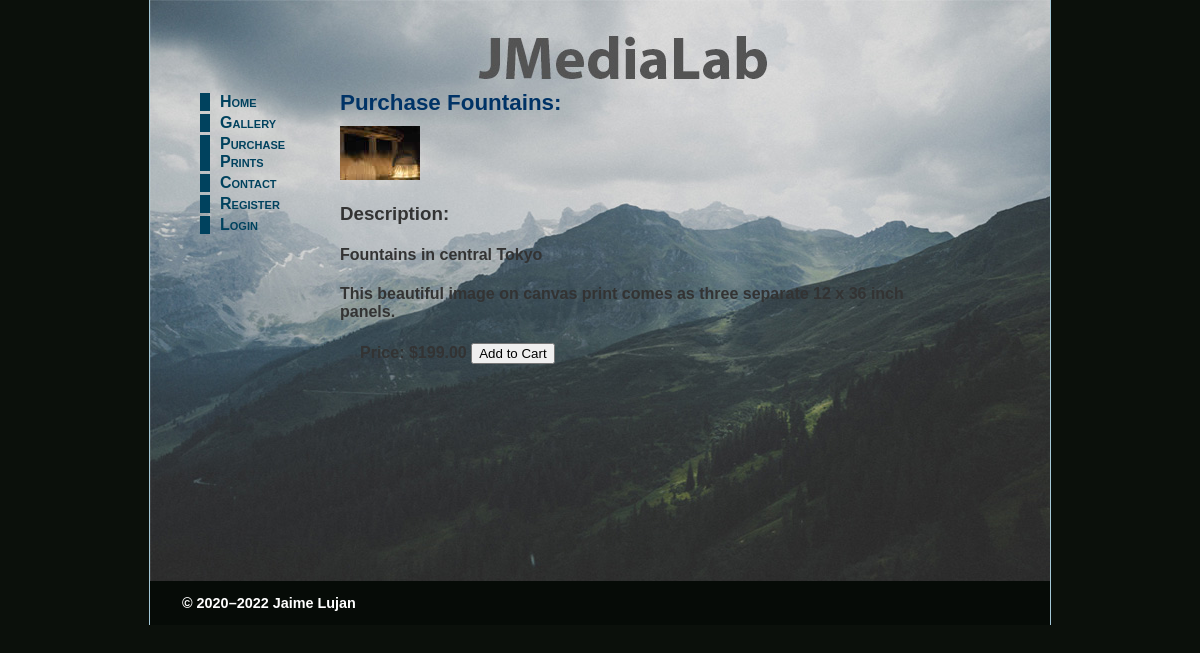
The app's page /JJ/product_details.php?image_id=2 with its own data.
### tables this page shows
CREATE TABLE IF NOT EXISTS JJ_images (
  image_id int(10) unsigned NOT NULL AUTO_INCREMENT,
  filename varchar(25) NOT NULL,
  caption varchar(120) NOT NULL,
  price decimal(6,2) NOT NULL,
  details text,
  PRIMARY KEY (image_id)
);

### JJ/product_details.php (the view, shortened to what this page needs)
<?php
	require './includes/header.php';
	require_once '../../mysqli_connect.php';
	echo '<main>';
	function shortTitle ($title){
		$title = substr($title, 0, -4);
		$title = str_replace('_', ' ', $title);
		$title = ucwords($title);
		return $title;
	}
	if(isset($_GET['image_id'])) {
		$imgID = filter_var($_GET['image_id'], FILTER_VALIDATE_INT);
		$getDetails= "SELECT * FROM JJ_images WHERE image_id = ?";
		$stmt = mysqli_prepare($dbc, $getDetails);
		mysqli_stmt_bind_param($stmt, 'i', $imgID);
		mysqli_stmt_execute($stmt);
		$result=mysqli_stmt_get_result($stmt);
		$rows = mysqli_num_rows($result);
		if ($rows == 1) {
			$item = mysqli_fetch_assoc($result);
			$price = $item['price'];
			echo "<h2> Purchase ".(shortTitle($item['filename'])). ":</h2>";
			echo '<img src =  "images/'. $item['filename'].  '">';
			echo "<h3><strong>Description:</strong></h3>";
			echo "<h4>".$item["caption"]."</h4>";
			echo "<h4>".$item['details']."</h4>";
			echo '<form style ="display:inline:" action = "cart.php" method = "post">';
			echo "<p><h4><strong>Price: </strong>$".$price. " ";
				echo '<input type = "submit" value = "Add to Cart">';
				echo "</h4></p></form>";
		}
		else {
			echo "<main><h2>We are unable to process your request at  this  time.</h2><h3>Please try again later.</h3></main>";
			include 'includes/footer.php';
			exit;
		}
	}else {
		echo "<main><h2>You have reached this page in error</h2><h3>Use the menu at the left to view our products.</h3></main>";
		include 'includes/footer.php';
		exit;
	   }
echo '</main>';
include 'includes/footer.php'; ?>

### JJ/styles/journey.css (style rules this page uses)
body { margin: 0; padding: 0; color: #333; font-family: "Trebuchet MS", Arial, Helvetica, sans-serif; overflow-y:scroll; background-color: rgb(11, 16, 11); }
h1, h2 { margin: 0 0 10px 0; font-family: Verdana, Arial, Helvetica, sans-serif; color: #036; }
h2 { font-size: 140%; }
p { margin: 0 auto 1em 0; padding: 0 20px; font-size: 85%; line-height: 1.4; }
main { margin: 0 10% 0 190px; min-width: 525px; max-width: 640px; }
form { margin: 0 0 0 20px; }
form p { margin: 0 0 5px 0; }

### records on screen
jj_images: filename "Fountains", filename (picture), caption "Fountains in central Tokyo", details "This beautiful image on canvas print comes as three separate 12 x 36 inch panels.", price "199.00"

### other values on screen
$startYear "2020"
